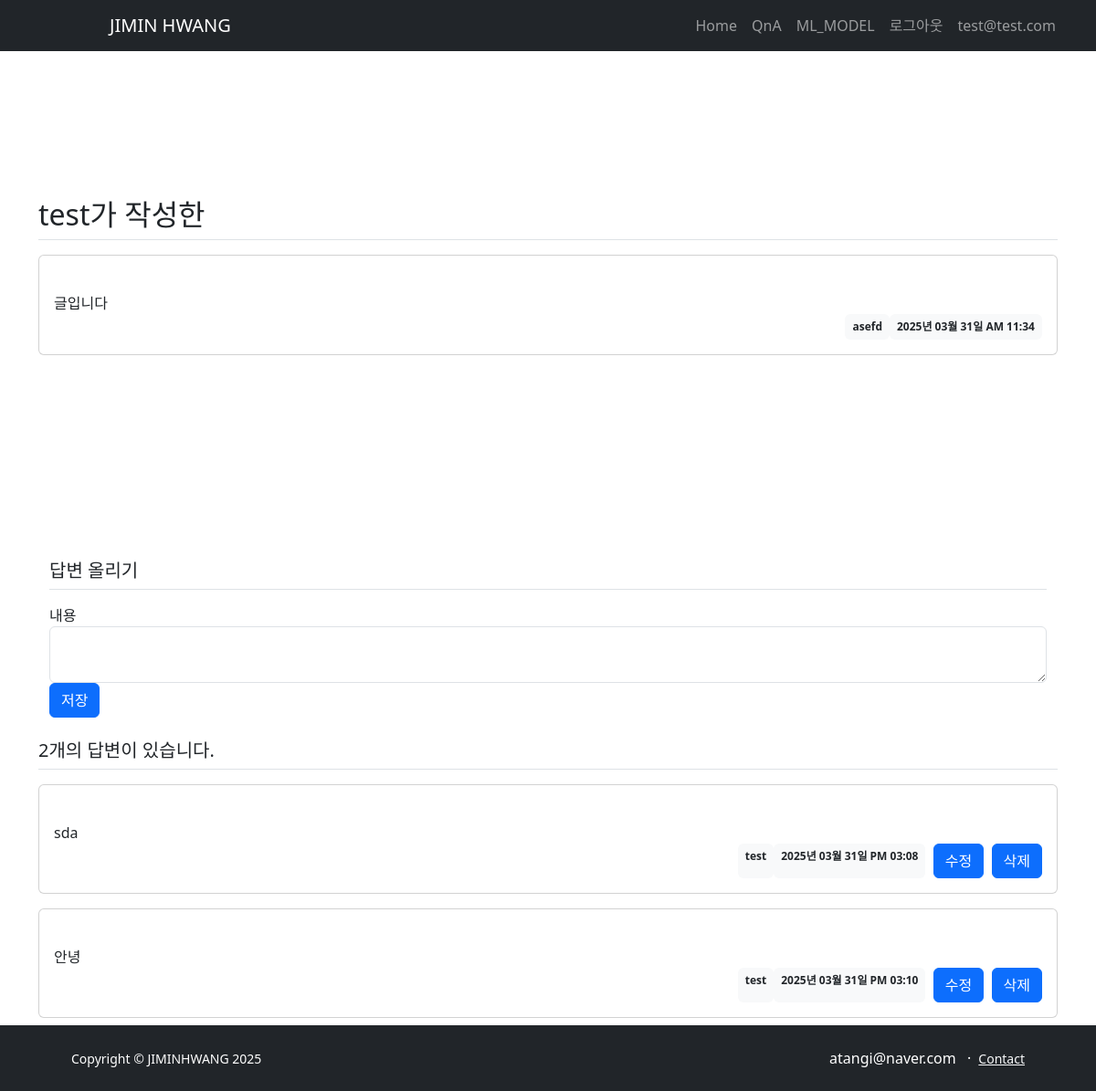
The app's page /board/details/31/ (signed in) with its own data.
### board/models.py (models this page shows)
class Question(db.Model):
    id = db.Column(db.Integer, primary_key=True)
    subject = db.Column(db.String(200), nullable=False)
    content = db.Column(db.Text(), nullable=False)
    create_date = db.Column(db.DateTime(), nullable=False)
    user_id = db.Column(db.Integer, db.ForeignKey('user.id', ondelete='CASCADE'), nullable=True, default=1, server_default=text("1"))
    user = db.relationship('User', backref=db.backref('question_set'))

class User(db.Model):
    id = db.Column(db.Integer, primary_key=True)
    username = db.Column(db.String(8), nullable=False, unique=True)
    password = db.Column(db.String(25), nullable=False)
    email = db.Column(db.String(100), unique=True, nullable=False)

class Answer(db.Model):
    id = db.Column(db.Integer, primary_key=True)
    question_id = db.Column(db.Integer, db.ForeignKey('question.id', ondelete='CASCADE'))
    question = db.relationship('Question', backref=db.backref('answer_set')) # question을 통해 answer_set
    content = db.Column(db.Text(), nullable=False)
    create_date = db.Column(db.DateTime(), nullable=False)
    user_id = db.Column(db.Integer, db.ForeignKey('user.id', ondelete='CASCADE'), nullable=True, server_default=text("1"))
    user = db.relationship('User', backref=db.backref('answer_set'))  # user를 통해 answer_set

### board/views/board_views.py (the view)
@cbp.route('/details/<int:question_id>/')
def detail(question_id):
    question = Question.query.get_or_404(question_id)
    form = AnswerForm()
    return render_template('board/boardDetail.html', question=question, form=form, question_id=question_id)

### board/forms.py
class AnswerForm(FlaskForm):
    content = TextAreaField('내용', validators=[DataRequired()])

### board/views/auth_views.py (called while the page is built)
@auth.before_app_request
def load_logged_in_user():
    user_id = session.get('user_id')
    if user_id is None:
        g.user = None
    else:
        g.user = User.query.get(user_id)

### filters.py (called while the page is built)
def format_datetime(value, fmt='%Y년 %m월 %d일 %p %I:%M'):
    return value.strftime(fmt)

### templates/board/boardDetail.html (shortened to what this page needs)
{% extends 'base.html' %} {% block content %}
<div class="container my-3">
  <h2 class="border-bottom py-2">{{ question.subject }}</h2>
  <div class="card my-3">
    <div class="card-body">
      <div class="card-text" style="white-space: pre-line">
        {{ question.content }}
      </div>
      <div class="d-flex justify-content-end">
        <div class="badge bg-light text-dark p-2">
          {{ question.user.username }}
        </div>
        <div class="badge bg-light text-dark p-2">
          {{ question.create_date | date_time }}
        </div>
      </div>
    </div>
  </div>
  {% include 'answer/answerForm.html' %}
  <h5 class="border-bottom my-3 py-2">
    {{ question.answer_set|length }}개의 답변이 있습니다.
  </h5>
  {% for answer in question.answer_set %}
  <div class="card my-3">
    <div class="card-body">
      <div class="card-text" style="white-space: pre-line">
        {{ answer.content }}
      </div>
      <div class="d-flex justify-content-end">
        <div class="badge bg-light text-dark p-2">
          {{ answer.user.username }}
        </div>
        <div class="badge bg-light text-dark p-2">
          {{ answer.create_date | date_time }}
        </div>
        {% if g.user == answer.user %}&nbsp;&nbsp;
        <a
          class="btn btn-primary"
          href="{{ url_for('answer.modify', answer_id=answer.id ) }}"
          >수정</a
        >&nbsp;&nbsp;
        <a
          class="btn btn-primary"
          href="{{ url_for('answer.delete', answer_id=answer.id ) }}"
          >삭제</a
        >
        {% endif %}
      </div>
    </div>
  </div>
  {% endfor %}
  <br />
  <br />
  {% endblock %}

### templates/navbar.html (shortened to what this page needs)
<div id="header" class="py-5">
  <nav class="navbar navbar-expand-lg navbar-dark bg-dark sticky-top">
    <div class="container px-5">
      <a class="navbar-brand">JIMIN HWANG</a>
      <div class="collapse navbar-collapse" id="navbarSupportedContent">
        <ul class="navbar-nav ms-auto mb-2 mb-lg-0">
          <li class="nav-item"><a class="nav-link" href="#one">Home</a></li>
          <li class="nav-item">
            <a class="nav-link" href="{{ url_for('board.list')}}">QnA</a>
          </li>
          {% if not g.user %}
          <li class="nav-item">
            <a class="nav-link" href="{{ url_for('auth.signup') }}"
              >회원 가입</a
            >
          </li>
          <li class="nav-item">
            <a class="nav-link" href="{{ url_for('auth.login') }}">로그인</a>
          </li>
          {% else %}
          <li class="nav-item">
            <a class="nav-link" href="{{ url_for('ml_model.inference') }}"
              >ML_MODEL</a
            >
          </li>
          <li class="nav-item">
            <a class="nav-link" href="{{ url_for('auth.logout') }}">로그아웃</a>
          </li>
          <li class="nav-item">
            <a class="nav-link" href="#">{{ g.user.email }}</a>
          </li>
          {% endif %}
        </ul>
      </div>
    </div>
  </nav>
</div>

### templates/base.html (style rules this page uses)
.navbar { overflow: hidden; background-color: #333; position: fixed; top: 0; width: 100%; }

### records on screen
Question: subject "test가 작성한", content "글입니다", create_date "2025년 03월 31일 AM 11:34"
User: user.username "asefd"
User: user.email "test@test.com"
Answer: content "sda", user.username "test", create_date "2025년 03월 31일 PM 03:08"
Answer: content "안녕", user.username "test", create_date "2025년 03월 31일 PM 03:10"

### other values on screen
{{ question.answer_set|length }} "2"
